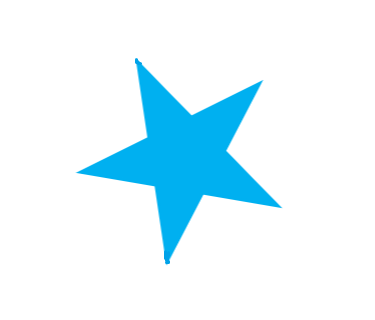
#> input picture ch4/star.png, 375 x 320 px
$ python 4-5contourfeature.py
#> lines starting #> are read from the running program, lines starting #| are printed output that depends on the picture; after the words box and inside, x2 and y2 are one past the last pixel; in counts of white or black regions, pixels touching at a corner belong together; long printed decimals are rounded
import cv2
import sys
import numpy as np

img=cv2.imread('star.png')
#> img is the input picture: shape (320, 375, 3); mean B, G, R 253.3, 246, 226
img = cv2.imread('horse.png')
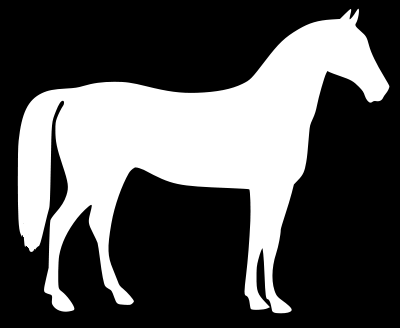
#> input picture ch4/horse.png, 400 x 328 px
#> img is the input picture: shape (328, 400, 3); min 0, max 255, mean 84.4
if img is None:
    sys.exit('파일을 찾을 수 없습니다.')

h,w = img.shape[:2]
#> h = 328; w = 400
gray=cv2.cvtColor(img,cv2.COLOR_BGR2GRAY)
canny=cv2.Canny(gray,100,200)
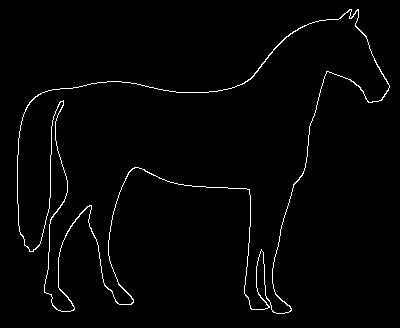
#> canny: shape (328, 400); 1.8% white in thin lines or dots, all inside (x1, y1, x2, y2) = (17, 9, 390, 314)
cv2.imshow('contours-canny',canny)

contours,hierarchy=cv2.findContours(canny,cv2.RETR_EXTERNAL,cv2.CHAIN_APPROX_NONE)
#> contours = 1 contour; box (x1, y1, x2, y2) and area: (17, 9, 390, 314) 43584

contour=contours[0]
#> contour = contour of 2019 points, box (x1, y1, x2, y2) (17, 9, 390, 314), area 43584
cv2.drawContours(img,contour,-1,(255,0,255),2)
cv2.imshow('contours',img)

perimeter = cv2.arcLength(contour, closed=True)
#> perimeter = 2258
print('perimeter=', perimeter)
#| perimeter= 2258.001

area = cv2.contourArea(contour)
#> area = 43583.5
print('area=', area)
#| area= 43583.5

x, y, width, height = cv2.boundingRect(contour)
#> x = 17; y = 9; width = 373; height = 305
cv2.rectangle(img, (x, y), (x + width, y + height), (0, 0, 255), 2)

rect = cv2.minAreaRect(contour) # (중심, (가로,세로), 기울기)
#> rect = ((212.4, 189.1), (395.2, 276.7), -15.06)
print(rect)
#| ((212.359, 189.063), (395.229, 276.740), -15.062)
box = cv2.boxPoints(rect)   # 4개의 꼭지점 좌표
#> box = [[57.49, 374], [-14.42, 106.8], [367.2, 4.09], [439.1, 271.3]]
box = np.int32(box)     # 정수 좌표
#> box = [[57, 374], [-14, 106], [367, 4], [439, 271]]
print(box)
#| [[ 57 374]
#|  [-14 106]
#|  [367   4]
#|  [439 271]]
cv2.drawContours(img, [box], 0, (0, 255, 0), 2)
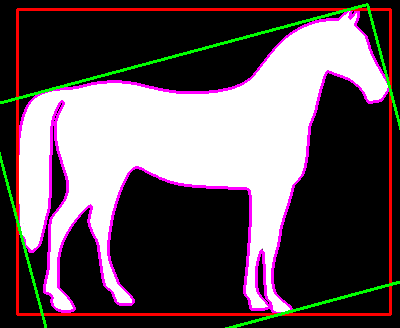
#> img: shape (328, 400, 3); mean B, G, R 89.8, 83.7, 97.3

(x, y), radius = cv2.minEnclosingCircle(contour)
#> x = 205; y = 157; radius = 212.9
#cv2.circle(img, (int(x), int(y)), int(radius), (255, 0, 0), 2)

poly10 = cv2.approxPolyDP(contour, epsilon=10, closed=True)
#> poly10 = contour of 28 points, box (x1, y1, x2, y2) (17, 9, 390, 312), area 42914
poly20 = cv2.approxPolyDP(contour, epsilon=20, closed=True)
#> poly20 = contour of 20 points, box (x1, y1, x2, y2) (29, 9, 390, 312), area 37944
poly50 = cv2.approxPolyDP(contour, epsilon=50, closed=True)
#> poly50 = [[358, 9], [35, 96], [52, 305], [90, 205], [133, 302], [138, 167], [248, 189], [290, 311]]
# 2 : epsilon. 다각형의 직선과의 허용 거리. 값이 크면 저장되는 좌표점의 개수가 작아짐
# 3 : closed?(닫힌 다각형?)
#cv2.drawContours(img, [poly10], 0, (0, 0, 255), 2)
#cv2.drawContours(img, [poly20], 0, (0, 255, 0), 2)
#cv2.drawContours(img, [poly50], 0, (255, 0, 0), 2)
print(poly10.shape)
#| (28, 1, 2)
print(poly20.shape)
#| (20, 1, 2)
print(poly50.shape)
#| (8, 1, 2)


for y in range(h):
    for x in range(w):
        if cv2.pointPolygonTest(contour, (x, y), False) > 0:
            img[y, x] = (255, 200, 255)
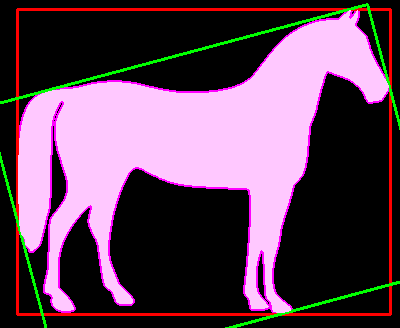
#> img: shape (328, 400, 3); mean B, G, R 89.9, 69.7, 97.4

hull = cv2.convexHull(contour,returnPoints=True)
#> hull = contour of 33 points, box (x1, y1, x2, y2) (17, 9, 390, 314), area 83780
#cv2.drawContours(img, [hull], 0, (100, 100, 100), 2)
#print(hull.shape)

hull2 = cv2.convexHull(contour, returnPoints=False)
#> hull2 = 33 values, max 1998 at index 0, min 0 at index 32, mean 805.8
# [8 lines of commented-out code are left out]

cv2.imshow('contours',img)

cv2.waitKey()
cv2.destroyAllWindows()
